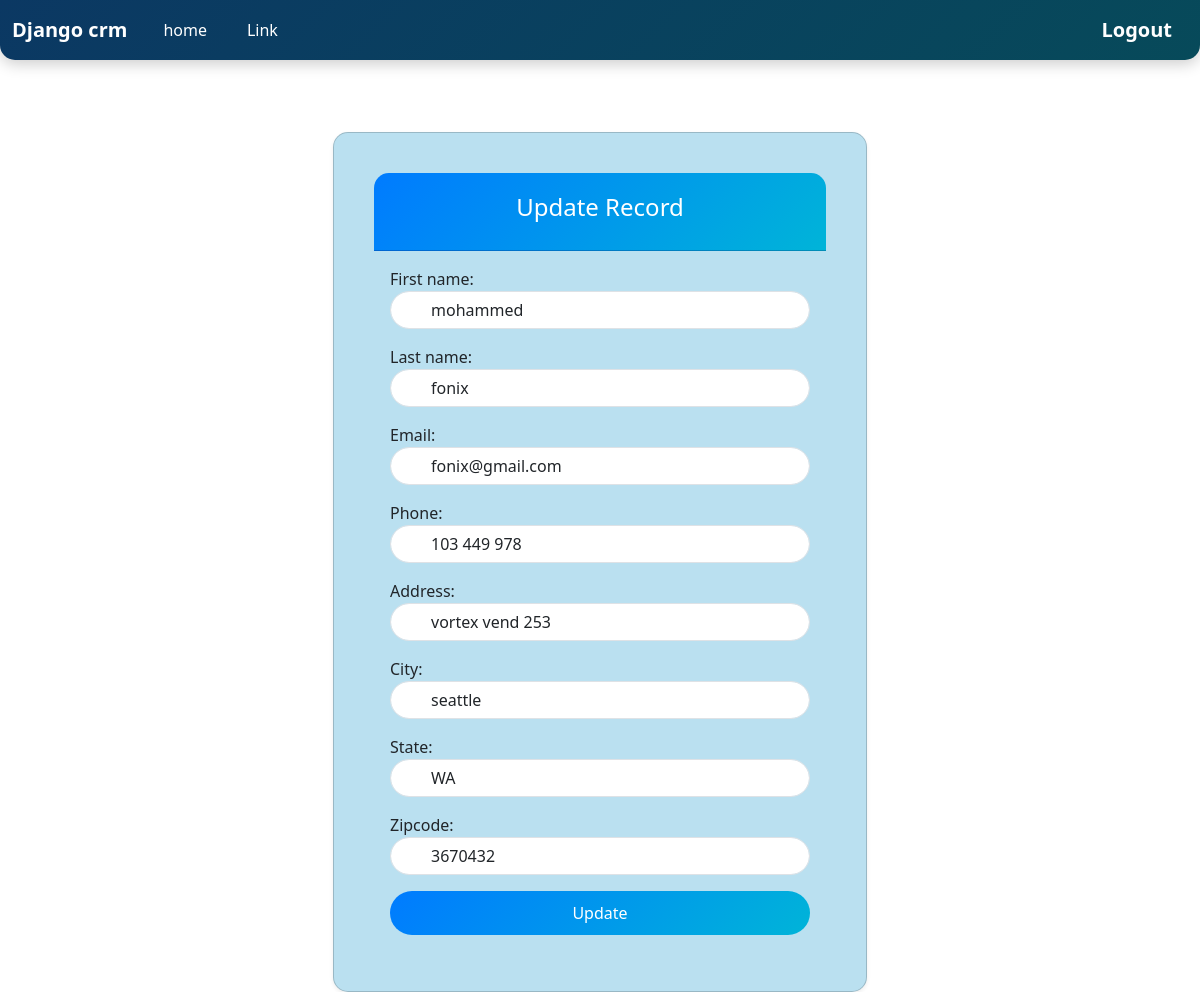
Screenshot of /update_record/3 (signed in) with the database file from the repository.
### app/models.py (models this page shows, shortened)
class Record(models.Model):
    created_at = models.DateTimeField(auto_now_add=True)
    first_name = models.CharField(max_length=50)
    last_name = models.CharField(max_length=50)
    email = models.CharField(max_length=100)
    phone = models.CharField(max_length=15)
    address = models.CharField(max_length=100)
    city = models.CharField(max_length=50)
    state = models.CharField(max_length=50)
    zipcode = models.CharField(max_length=20)

### app/views.py (the view)
# urls.py: path('update_record/<int:id>', views.update_record, name='update_record'),
def update_record(request, id):
    if request.user.is_authenticated:
        current_record = Record.objects.get(pk=id)
        form = AddRecord(request.POST or None, instance=current_record)
        if form.is_valid():
            form.save()
            messages.success(request, "The record has been successfully updated!")
            return redirect('home')
        return render(request, "update_record.html", {'form': form, 'record': current_record})
    else:
        messages.error(request, "You must be logged in to perform this action.")
        return redirect('home')

### app/templates/update_record.html (shortened to what this page needs)
{% extends "base.html" %}
{% load static %}
{% block content %}
<link rel="stylesheet" href="{% static 'css/update_record.css' %}">
<div class="container mt-5">
    <div class="row justify-content-center">
        <div class="col-md-6">
            <div class="card shadow-sm registration-form">
                <div class="card-header text-center">
                    <h4>Update Record</h4>
                </div>
                <div class="card-body">
                    <form method="POST" action="{% url 'update_record' record.id %}" class="needs-validation" novalidate>
                        {{ form.as_p }}
                        <button type="submit" class="btn btn-primary w-100">Update</button>
                    </form>
                </div>
            </div>
        </div>
    </div>
</div>
{% endblock %}

### static/css/update_record.css (style rules this page uses)
body { background: url('path/to/your/background-image.jpg') no-repeat center center fixed; background-size: cover; }
.registration-form { background: rgba(179, 221, 239, 0.9); padding: 40px; border-radius: 15px; box-shadow: 0 4px 15px rgba(0, 0, 0, 0.2); }
.registration-form .card-header { background: linear-gradient(135deg, #007bff, #00b4d8); color: white; border-radius: 15px 15px 0 0; padding: 20px 0; }
.registration-form .form-control { border-radius: 25px; padding-left: 40px; }
.registration-form .btn-primary { background: linear-gradient(135deg, #007bff, #00b4d8); border: none; border-radius: 25px; padding: 10px 0; transition: background 0.3s ease; }

### rows the page displays
Record: first_name "mohammed", last_name "fonix", email "fonix@gmail.com", phone "103 449 978", address "vortex vend 253", city "seattle", state "WA", zipcode "3670432"
